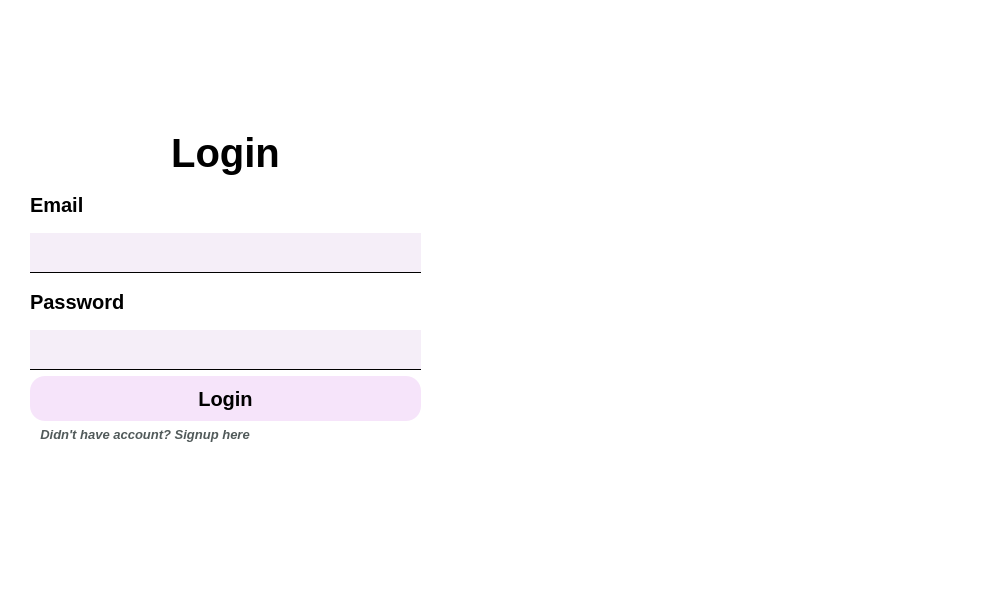
<?xml version="1.0" encoding="UTF-8"?>
<ui version="4.0">
 <class>MainWindow</class>
 <widget class="QMainWindow" name="MainWindow">
  <property name="geometry">
   <rect>
    <x>0</x>
    <y>0</y>
    <width>1000</width>
    <height>600</height>
   </rect>
  </property>
  <property name="windowTitle">
   <string>MainWindow</string>
  </property>
  <property name="styleSheet">
   <string notr="true">* {
	background-color: white;
}
QLineEdit {
	background-color: #f5eef8;
	border: none;
	border-bottom: 1px solid black;
	padding: 3px 5px;
}</string>
  </property>
  <widget class="QWidget" name="centralwidget">
   <widget class="QLabel" name="label_3">
    <property name="geometry">
     <rect>
      <x>110</x>
      <y>360</y>
      <width>47</width>
      <height>14</height>
     </rect>
    </property>
    <property name="text">
     <string/>
    </property>
   </widget>
   <widget class="QWidget" name="verticalLayoutWidget">
    <property name="geometry">
     <rect>
      <x>30</x>
      <y>130</y>
      <width>391</width>
      <height>312</height>
     </rect>
    </property>
    <layout class="QVBoxLayout" name="verticalLayout">
     <item>
      <widget class="QLabel" name="label">
       <property name="font">
        <font>
         <pointsize>30</pointsize>
         <weight>75</weight>
         <bold>true</bold>
        </font>
       </property>
       <property name="text">
        <string>Login</string>
       </property>
       <property name="alignment">
        <set>Qt::AlignCenter</set>
       </property>
      </widget>
     </item>
     <item>
      <widget class="QLabel" name="label_2">
       <property name="font">
        <font>
         <pointsize>15</pointsize>
         <weight>75</weight>
         <bold>true</bold>
        </font>
       </property>
       <property name="text">
        <string>Email</string>
       </property>
      </widget>
     </item>
     <item>
      <widget class="QLineEdit" name="email_input">
       <property name="font">
        <font>
         <pointsize>20</pointsize>
        </font>
       </property>
      </widget>
     </item>
     <item>
      <widget class="QLabel" name="label_4">
       <property name="font">
        <font>
         <pointsize>15</pointsize>
         <weight>75</weight>
         <bold>true</bold>
        </font>
       </property>
       <property name="text">
        <string>Password</string>
       </property>
      </widget>
     </item>
     <item>
      <widget class="QLineEdit" name="password_input">
       <property name="font">
        <font>
         <pointsize>20</pointsize>
        </font>
       </property>
      </widget>
     </item>
     <item>
      <widget class="QPushButton" name="login_btn">
       <property name="sizePolicy">
        <sizepolicy hsizetype="Fixed" vsizetype="Fixed">
         <horstretch>0</horstretch>
         <verstretch>0</verstretch>
        </sizepolicy>
       </property>
       <property name="maximumSize">
        <size>
         <width>500</width>
         <height>50</height>
        </size>
       </property>
       <property name="font">
        <font>
         <pointsize>15</pointsize>
         <weight>75</weight>
         <bold>true</bold>
        </font>
       </property>
       <property name="styleSheet">
        <string notr="true">padding: 10px 5px; border-radius: 15px; background-color: #f6e4fa;</string>
       </property>
       <property name="text">
        <string>Login</string>
       </property>
      </widget>
     </item>
     <item>
      <widget class="QPushButton" name="signup_btn">
       <property name="maximumSize">
        <size>
         <width>230</width>
         <height>16777215</height>
        </size>
       </property>
       <property name="font">
        <font>
         <pointsize>10</pointsize>
         <weight>75</weight>
         <italic>true</italic>
         <bold>true</bold>
        </font>
       </property>
       <property name="styleSheet">
        <string notr="true">border: none; 
background-color: transparent;
color: #515a5a;</string>
       </property>
       <property name="text">
        <string>Didn't have account? Signup here</string>
       </property>
      </widget>
     </item>
    </layout>
   </widget>
   <widget class="QLabel" name="label_5">
    <property name="geometry">
     <rect>
      <x>489</x>
      <y>0</y>
      <width>511</width>
      <height>600</height>
     </rect>
    </property>
    <property name="text">
     <string/>
    </property>
    <property name="pixmap">
     <pixmap>../assets/login.jpg</pixmap>
    </property>
    <property name="scaledContents">
     <bool>false</bool>
    </property>
    <property name="alignment">
     <set>Qt::AlignCenter</set>
    </property>
   </widget>
  </widget>
 </widget>
 <resources/>
 <connections/>
</ui>
